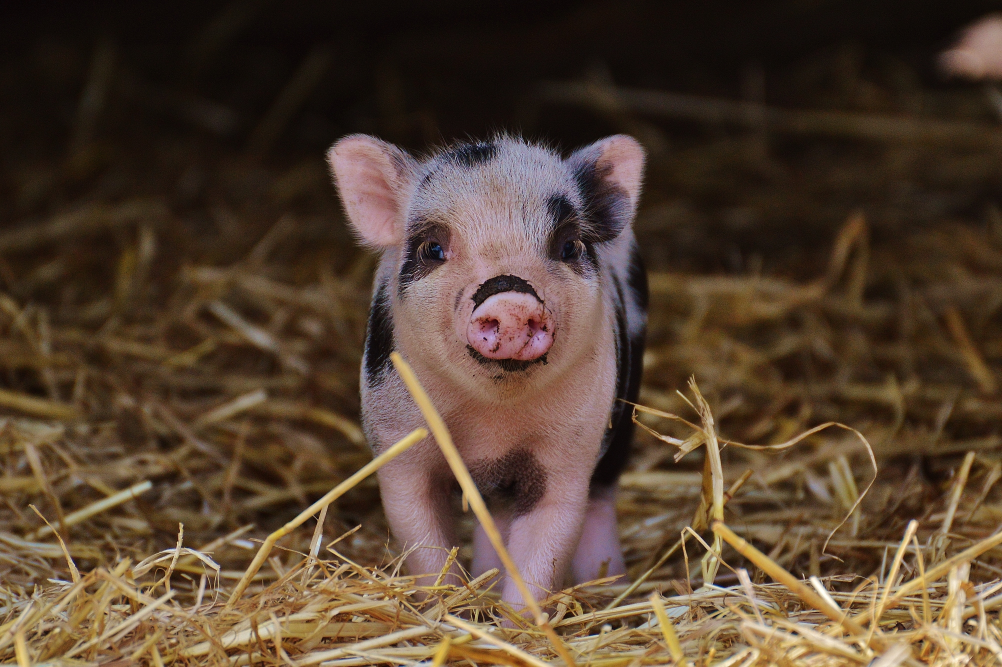
#> input picture lab3/000001.jpg, 4008 x 2667 px (shown at 1/4 size)
$ python -i image_processor.py   (imports and definitions only)
#> lines starting #> are read from the running program, lines starting #| are printed output that depends on the picture; after the words box and inside, x2 and y2 are one past the last pixel; in counts of white or black regions, pixels touching at a corner belong together
import os
from typing import Literal, Tuple
import numpy as np
import cv2
import matplotlib.pyplot as plt

BGColor = Literal['black', 'white', 'transparent']


class ImageProcessor:
    """
    Класс ImageProcessor для загрузки, обработки (создание круглого изображения)
    и отображения изображений.

    Attributes:
        filepath (str): Путь к файлу исходного изображения.
        original_image (np.ndarray): Загруженное исходное изображение в формате BGR/BGRA.
        original_shape (Tuple[int, ...]): Форма исходного изображения (высота, ширина, каналы).
        file_size_bytes (int): Размер файла на диске в байтах.
    """

    def __init__(self, filepath: str):
        """
        Инициализирует ImageProcessor, загружая изображение из указанного пути.

        Args:
            filepath (str): Путь к файлу изображения.

        Raises:
            IOError: Если файл изображения не может быть прочитан, не найден
                     или не удается получить его размер.
        """
        self.filepath: str = filepath
        self.original_image: np.ndarray = self._load_image()
        self.original_shape: Tuple[int, ...] = self.original_image.shape

        try:
            self.file_size_bytes: int = os.path.getsize(self.filepath)
        except OSError as e:
            raise IOError(f"Не удалось получить размер файла {self.filepath}: {e}")

    def _load_image(self) -> np.ndarray:
        """
        Приватный метод для загрузки изображения с помощью OpenCV.

        Использует `cv2.imread` с флагом `IMREAD_UNCHANGED` для сохранения
        альфа-канала, если он присутствует.

        Returns:
            np.ndarray: Загруженное изображение в формате BGR/BGRA.

        Raises:
            IOError: Если `cv2.imread` возвращает None (не удалось прочитать файл).
        """
        try:
            image = cv2.imread(self.filepath, cv2.IMREAD_UNCHANGED)
#> image is the input picture: shape (2667, 4008, 3); mean B, G, R 49, 65.6, 85.1
            if image is None:
                raise IOError(f"Не удалось прочитать файл изображения: {self.filepath}. "
                              "Проверьте путь и формат файла.")
            return image
        except cv2.error as e:
            raise IOError(f"Ошибка OpenCV при чтении файла {self.filepath}: {e}")

    # [19 lines left out: function get_image_size_info, not called in this run]

    def _center_crop_to_square(self, image: np.ndarray) -> np.ndarray:
        """
        Приватный метод для обрезки изображения до квадрата по центру.

        Args:
            image (np.ndarray): Исходное изображение.

        Returns:
            np.ndarray: Обрезанное квадратное изображение.
        """
        h, w = image.shape[:2]
#> h = 2667; w = 4008
        min_dim = min(h, w)
#> min_dim = 2667
        start_x = (w - min_dim) // 2
#> start_x = 670
        start_y = (h - min_dim) // 2
#> start_y = 0
        return image[start_y:start_y + min_dim, start_x:start_x + min_dim]
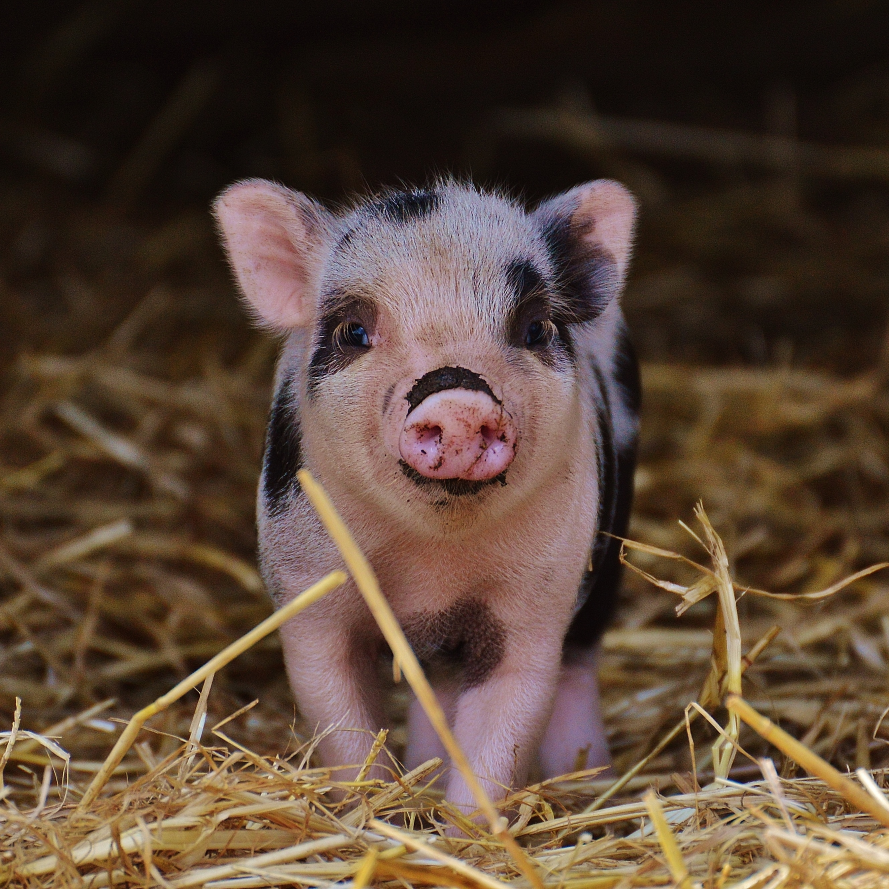
#> returned value: shape (2667, 2667, 3) (shown at 1/3 size); mean of channels 0, 1, 2 54.7, 69, 89.1; drawn as B, G, R

    def make_circular(self, bg_color: BGColor = 'transparent') -> np.ndarray:
        """
        Преобразует изображение в круглое, заполняя область вне круга
        указанным цветом фона (черный, белый или прозрачный).

        Args:
            bg_color (BGColor): Цвет фона для области вне круга.
                                Допустимые значения: 'black', 'white', 'transparent'.
                                По умолчанию 'transparent'.

        Returns:
            np.ndarray: Обработанное изображение в виде круга.
        """
        square_image = self._center_crop_to_square(self.original_image)
        height, width = square_image.shape[:2]
#> height = 2667; width = 2667
        center = (width // 2, height // 2)
#> center = (1333, 1333)
        radius = width // 2
#> radius = 1333

        mask = np.zeros((height, width), dtype=np.uint8)
        cv2.circle(mask, center, radius, 255, -1)
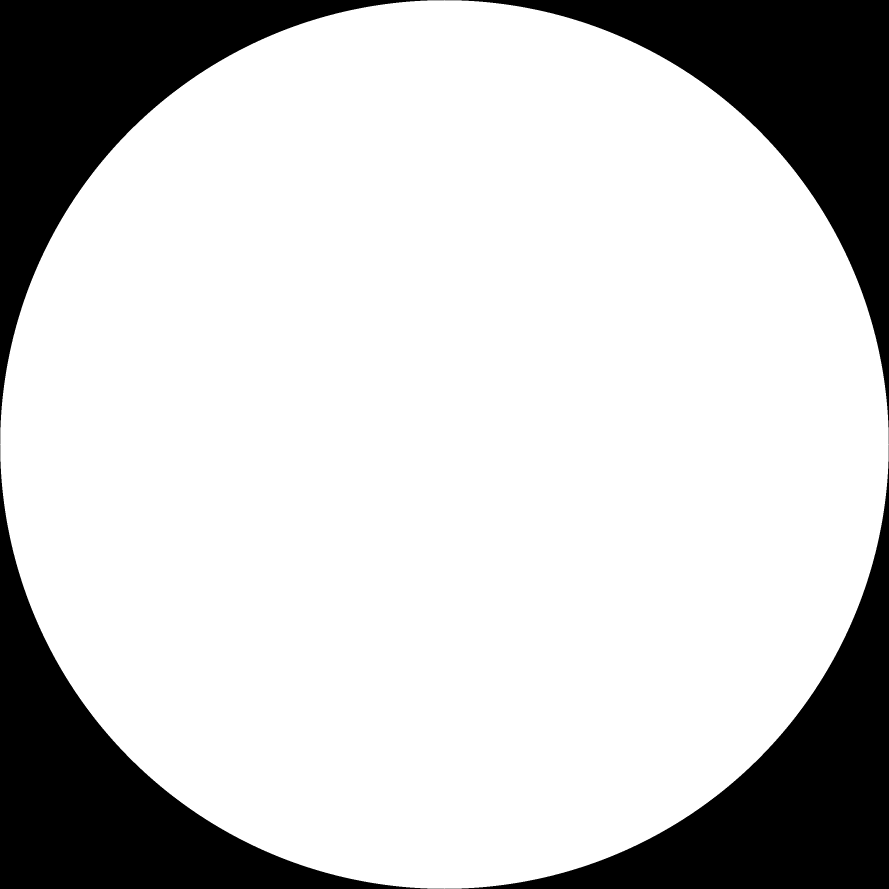
#> mask: shape (2667, 2667) (shown at 1/3 size); 78.5% white; 4 black regions, box (x1, y1, x2, y2) and area: (0, 0, 1333, 1333) 382679, (1334, 0, 2667, 1333) 382679, (0, 1334, 1333, 2667) 382679, (1334, 1334, 2667, 2667) 382679

        if bg_color == 'transparent':
            if square_image.shape[2] == 3:
                image_bgra = cv2.cvtColor(square_image, cv2.COLOR_BGR2BGRA)
            else:
                image_bgra = square_image

            b, g, r, a = cv2.split(image_bgra)
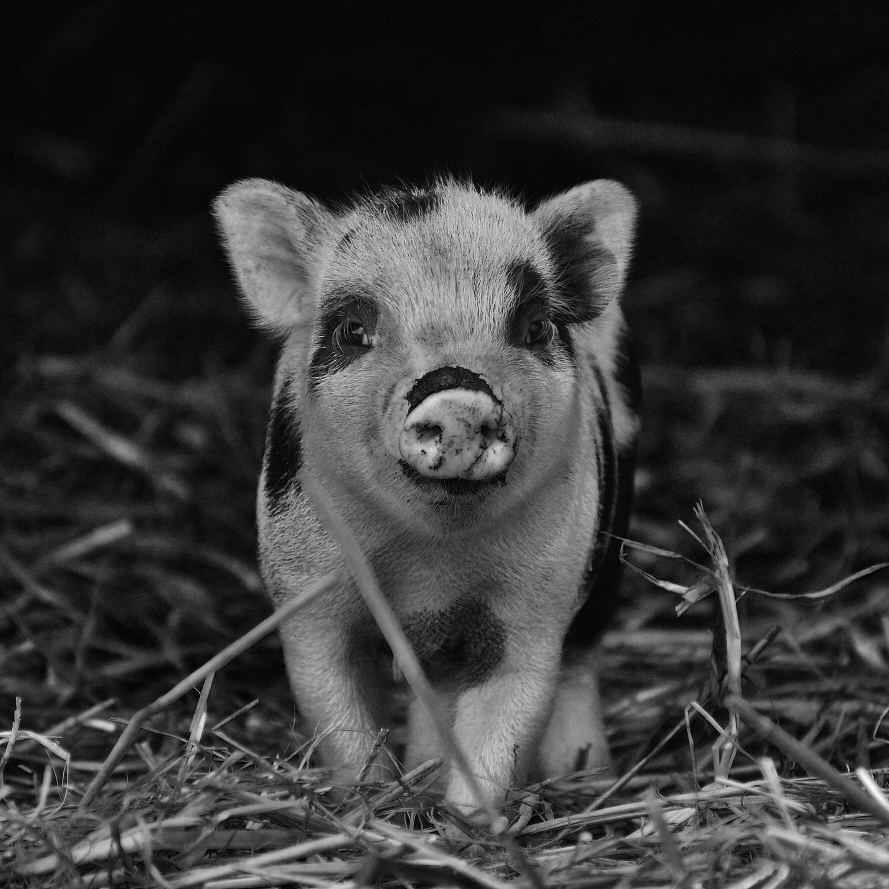
#> b: shape (2667, 2667) (shown at 1/3 size); min 0, max 255, mean 54.7
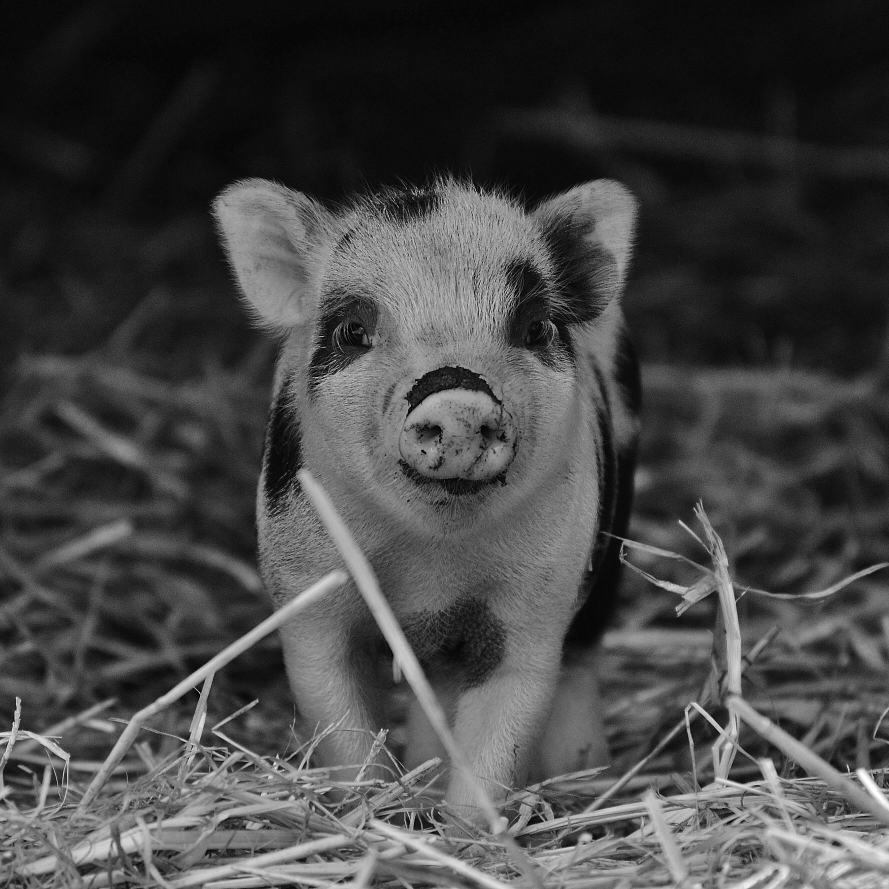
#> g: shape (2667, 2667) (shown at 1/3 size); min 0, max 255, mean 69
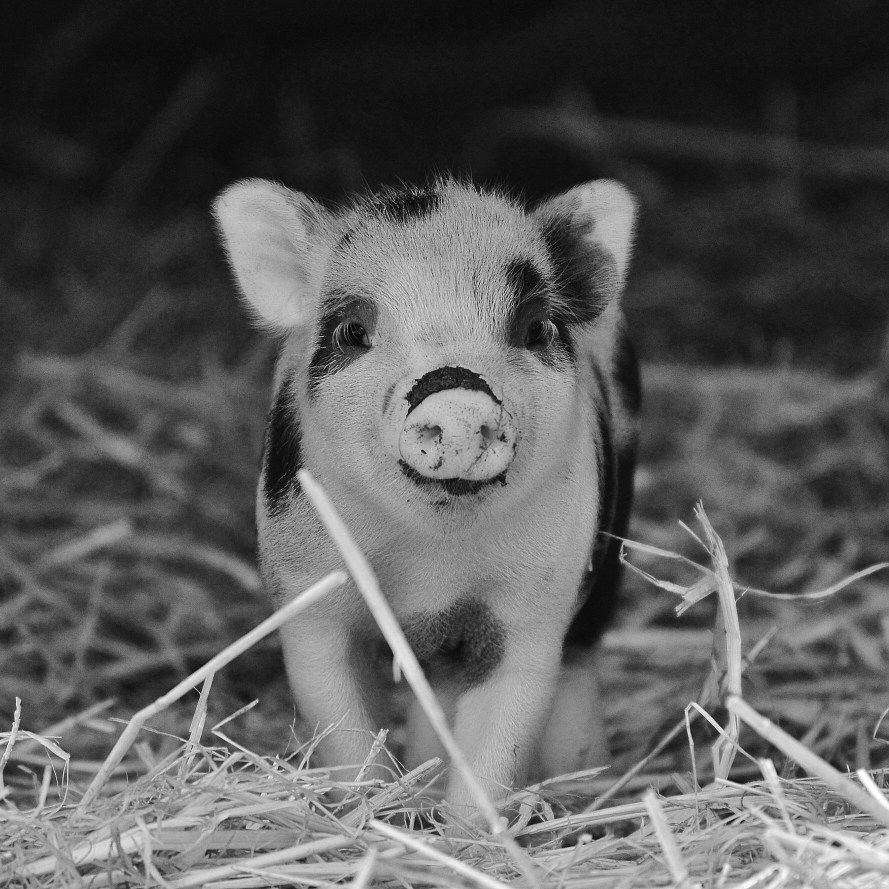
#> r: shape (2667, 2667) (shown at 1/3 size); min 0, max 255, mean 89.1
#> a: shape (2667, 2667); every value is 255
            new_alpha = cv2.bitwise_and(a, mask)
            result_image = cv2.merge((b, g, r, new_alpha))

        else:
            if square_image.shape[2] == 4:
                image_bgr = cv2.cvtColor(square_image, cv2.COLOR_BGRA2BGR)
            else:
                image_bgr = square_image

            background_color = (255, 255, 255) if bg_color == 'white' else (0, 0, 0)
            background = np.full_like(image_bgr, background_color)

            inverse_mask = cv2.bitwise_not(mask)
            background_ring = cv2.bitwise_and(background, background, mask=inverse_mask)

            foreground_circle = cv2.bitwise_and(image_bgr, image_bgr, mask=mask)

            result_image = cv2.add(background_ring, foreground_circle)

        return result_image

    # [92 lines left out: functions _convert_for_matplotlib, display_comparison, save_result_image, _format_bytes, not called in this run]

>>> result = ImageProcessor('000001.jpg').make_circular()

$ run again, on lab3/10.jpg
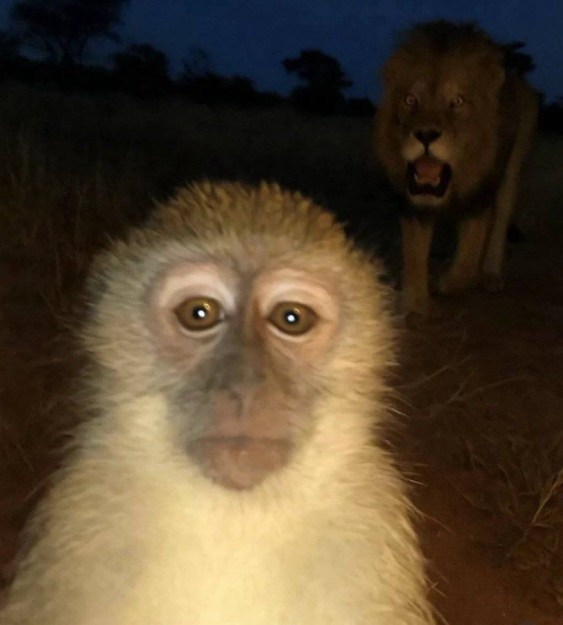
#> input picture lab3/10.jpg, 1125 x 1249 px (shown at 1/2 size)
#> in _load_image, image is the input picture: shape (1249, 1125, 3); mean B, G, R 48.8, 68.9, 83.9
#> in make_circular, `cv2.circle(mask, center, radius, 255, -1)`:
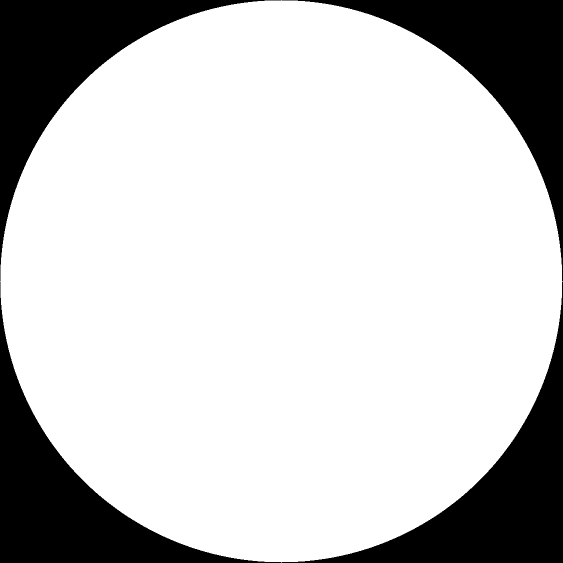
#> mask: shape (1125, 1125) (shown at 1/2 size); 78.4% white; 4 black regions, box (x1, y1, x2, y2) and area: (0, 0, 562, 562) 68363, (563, 0, 1125, 562) 68363, (0, 563, 562, 1125) 68363, (563, 563, 1125, 1125) 68363
#> in make_circular, `b, g, r, a = cv2.split(image_bgra)`:
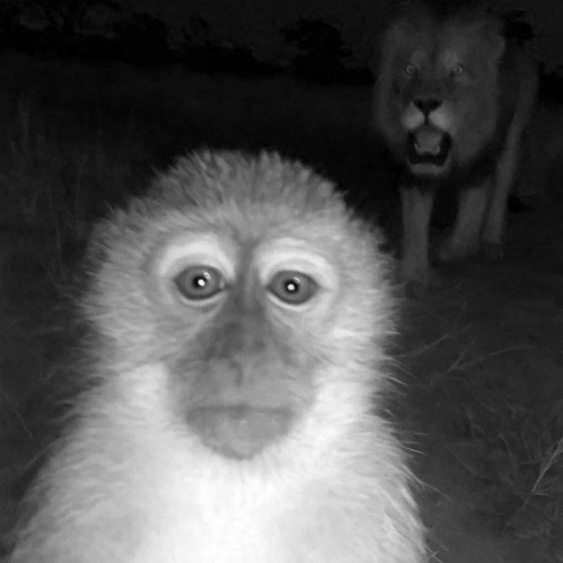
#> r: shape (1125, 1125) (shown at 1/2 size); min 0, max 255, mean 82.9
#> a: shape (1125, 1125); every value is 255

$ run again, on lab3/bear.jpg
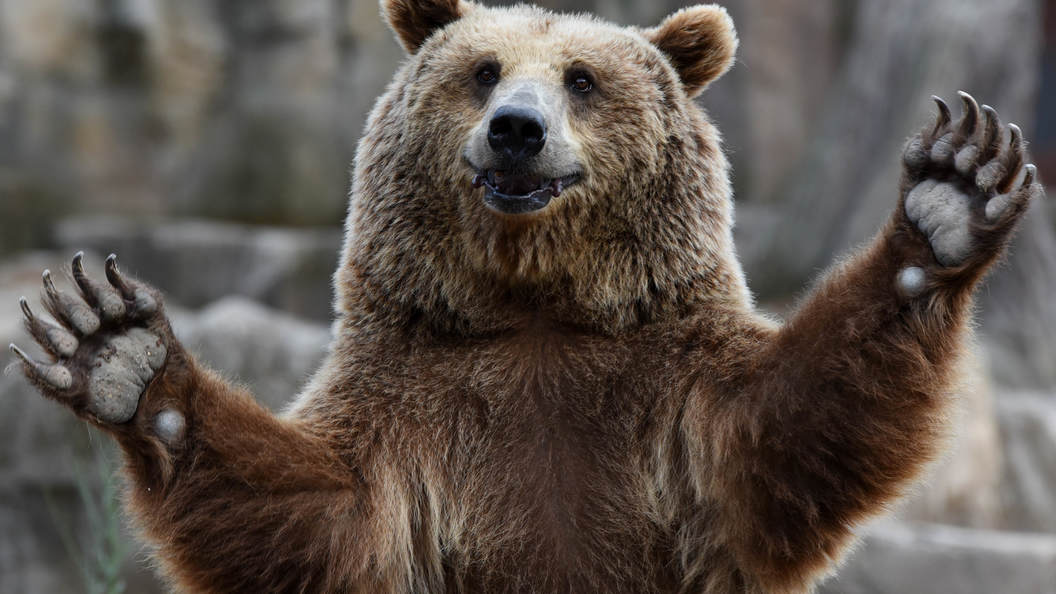
#> input picture lab3/bear.jpg, 1056 x 594 px
#> in _load_image, image is the input picture: shape (594, 1056, 3); mean B, G, R 77.4, 83.8, 92.8
#> in make_circular, `cv2.circle(mask, center, radius, 255, -1)`:
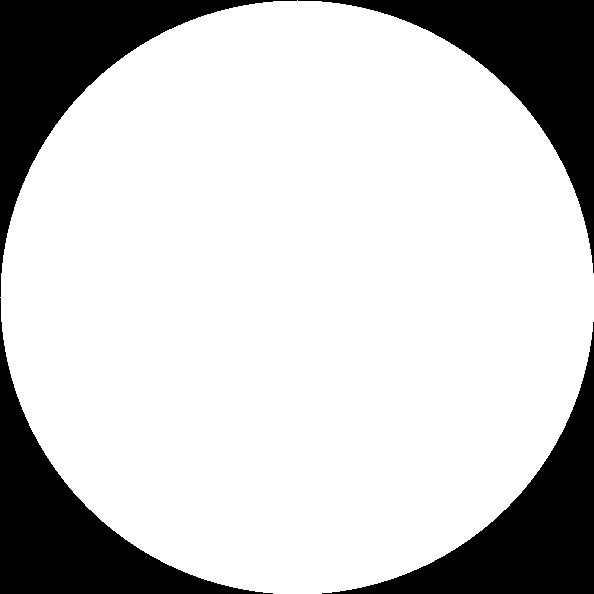
#> mask: shape (594, 594); 78.5% white; 4 black regions, box (x1, y1, x2, y2) and area: (0, 0, 297, 297) 19235, (298, 0, 594, 273) 18938, (0, 298, 273, 594) 18938, (322, 322, 594, 594) 18642
#> in make_circular, `b, g, r, a = cv2.split(image_bgra)`:
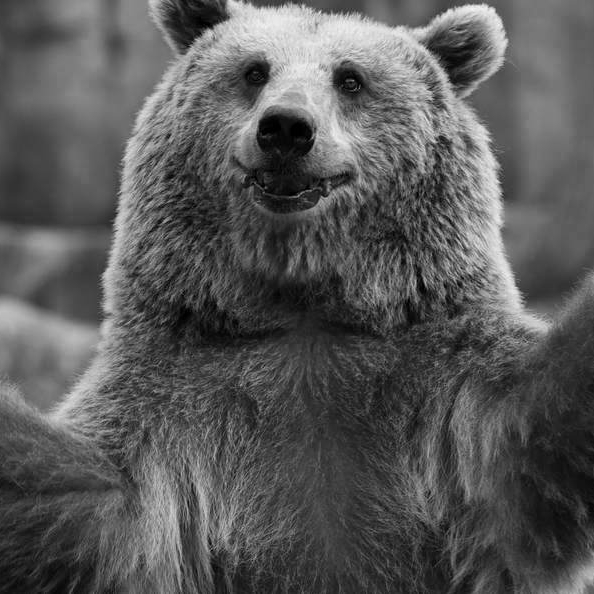
#> r: shape (594, 594); min 0, max 245, mean 88.8
#> a: shape (594, 594); every value is 255
